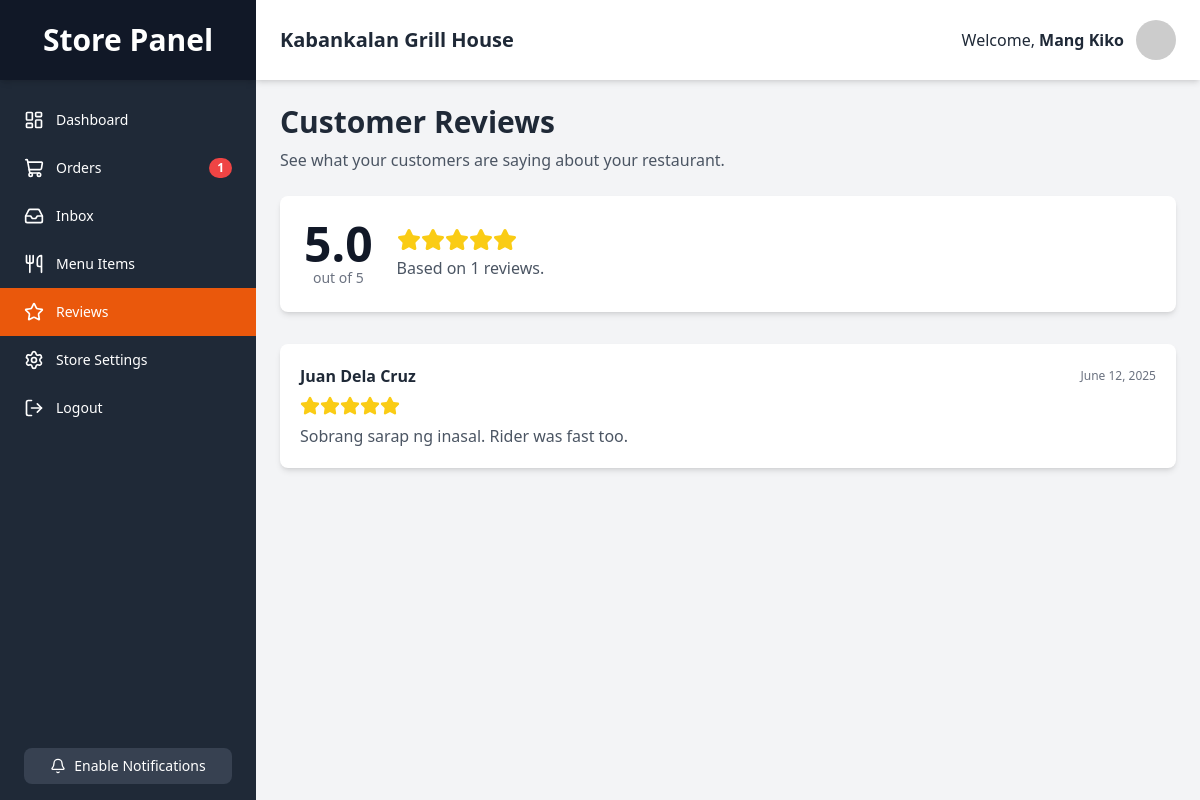
Screenshot of /store/reviews.php (signed in) with the database file from the repository.
### tables this page shows
CREATE TABLE `reviews` (
  `id` INT NOT NULL AUTO_INCREMENT,
  `order_id` INT NOT NULL,
  `customer_id` INT NOT NULL,
  `restaurant_id` INT NOT NULL,
  `rating` TINYINT NOT NULL CHECK (`rating` >= 1 AND `rating` <= 5),  
  `comment` TEXT DEFAULT NULL,
  `review_date` TIMESTAMP NOT NULL DEFAULT CURRENT_TIMESTAMP,
  PRIMARY KEY (`id`),
  UNIQUE KEY `unique_order_review` (`order_id`),  
  FOREIGN KEY (`order_id`) REFERENCES `orders`(`id`) ON DELETE CASCADE,
  FOREIGN KEY (`customer_id`) REFERENCES `users`(`id`) ON DELETE CASCADE,
  FOREIGN KEY (`restaurant_id`) REFERENCES `restaurants`(`id`) ON DELETE CASCADE
);

CREATE TABLE `users` (
  `id` INT NOT NULL AUTO_INCREMENT,
  `full_name` VARCHAR(255) NOT NULL,
  `email` VARCHAR(255) NOT NULL,
  `password` VARCHAR(255) NOT NULL,
  `role` ENUM('customer', 'rider', 'store') NOT NULL,
  `address` VARCHAR(255) DEFAULT NULL,
  `city` VARCHAR(255) DEFAULT NULL,
  `latitude` DECIMAL(10, 8) DEFAULT NULL,
  `longitude` DECIMAL(11, 8) DEFAULT NULL,
  `show_activities` BOOLEAN NOT NULL DEFAULT FALSE,
  `account_type` VARCHAR(50) NOT NULL DEFAULT 'free',
  `created_at` TIMESTAMP NOT NULL DEFAULT CURRENT_TIMESTAMP,
  PRIMARY KEY (`id`),
  UNIQUE INDEX `email_UNIQUE` (`email`)
);

### store/reviews.php (the view, shortened to what this page needs)
<?php
$link = mysqli_connect(DB_HOST, DB_USER, DB_PASS, DB_NAME);
$store_owner_id = $_SESSION['id'];
$restaurant_id = null;
$reviews = [];
$stats = ['avg_rating' => 0, 'review_count' => 0];
$sql_resto_info = "SELECT id, name FROM restaurants WHERE user_id = ? LIMIT 1";
if($stmt_resto = mysqli_prepare($link, $sql_resto_info)){
    mysqli_stmt_bind_param($stmt_resto, "i", $store_owner_id);
    mysqli_stmt_execute($stmt_resto);
    mysqli_stmt_bind_result($stmt_resto, $r_id, $r_name);
    if(mysqli_stmt_fetch($stmt_resto)){
        $restaurant_id = $r_id;
    }
}
if ($restaurant_id) {
    $sql_stats = "SELECT AVG(rating) as avg_rating, COUNT(id) as review_count FROM reviews WHERE restaurant_id = ?";
    if($stmt_stats = mysqli_prepare($link, $sql_stats)){
        mysqli_stmt_bind_param($stmt_stats, "i", $restaurant_id);
        mysqli_stmt_execute($stmt_stats);
        $result = mysqli_stmt_get_result($stmt_stats);
        $fetched_stats = mysqli_fetch_assoc($result);
        if($fetched_stats) {
            $stats = $fetched_stats;
        }
    }
    $sql_reviews = "
        SELECT rev.rating, rev.comment, rev.review_date, u.full_name as customer_name
        FROM reviews rev
        JOIN users u ON rev.customer_id = u.id
        WHERE rev.restaurant_id = ?
        ORDER BY rev.review_date DESC";
    if ($stmt_reviews = mysqli_prepare($link, $sql_reviews)) {
        mysqli_stmt_bind_param($stmt_reviews, "i", $restaurant_id);
        mysqli_stmt_execute($stmt_reviews);
        $result_reviews = mysqli_stmt_get_result($stmt_reviews);
        $reviews = mysqli_fetch_all($result_reviews, MYSQLI_ASSOC);
    }
}
?>
<!DOCTYPE html>
<html lang="en">
<head>
    <script src="https://cdn.tailwindcss.com"></script>
    <link rel="stylesheet" href="../style.css">
</head>
<body class="bg-gray-100 font-sans">
    <div class="flex h-screen bg-gray-100">
        <?php require_once 'partials/sidebar.php'; ?>
        <div class="flex flex-col flex-1 overflow-y-auto">
            <?php require_once 'partials/header.php'; ?>
            <div class="p-4 md:p-6">
                <h1 class="text-3xl font-bold text-gray-800 mb-2">Customer Reviews</h1>
                <p class="text-gray-600 mb-6">See what your customers are saying about your restaurant.</p>
                <div class="bg-white p-6 rounded-lg shadow-md mb-8 flex items-center space-x-6">
                    <div class="flex-shrink-0">
                        <p class="text-5xl font-bold text-gray-900"><?php echo number_format($stats['avg_rating'] ?? 0, 1); ?></p>
                        <p class="text-sm text-gray-500 text-center">out of 5</p>
                    </div>
                    <div>
                         <div class="flex items-center">
                            <?php for($i = 0; $i < 5; $i++): ?>
                                <i data-lucide="star" class="w-6 h-6 <?php echo $i < round($stats['avg_rating'] ?? 0) ? 'text-yellow-400 fill-current' : 'text-gray-300'; ?>"></i>
                            <?php endfor; ?>
                        </div>
                        <p class="mt-1 text-gray-600">Based on <?php echo $stats['review_count'] ?? 0; ?> reviews.</p>
                    </div>
                </div>
                <div class="space-y-6">
                    <?php if (empty($reviews)): ?>
                        <div class="text-center py-16 bg-white rounded-lg shadow-md">
                            <p class="text-gray-500">You have no reviews yet.</p>
                        </div>
                    <?php else: foreach($reviews as $review): ?>
                    <div class="bg-white p-5 rounded-lg shadow-md">
                        <div class="flex items-center justify-between">
                            <p class="font-bold text-gray-800"><?php echo htmlspecialchars($review['customer_name']); ?></p>
                            <span class="text-xs text-gray-500"><?php echo date("F d, Y", strtotime($review['review_date'])); ?></span>
                        </div>
                        <div class="flex items-center my-2">
                            <?php for($i = 0; $i < 5; $i++): ?>
                                <i data-lucide="star" class="w-5 h-5 <?php echo $i < $review['rating'] ? 'text-yellow-400 fill-current' : 'text-gray-300'; ?>"></i>
                            <?php endfor; ?>
                        </div>
                        <p class="text-gray-600"><?php echo htmlspecialchars($review['comment']); ?></p>
                    </div>
                    <?php endforeach; endif; ?>
                </div>
            </div>
        </div>
    </div>
</body>
</html>

### style.css (style rules this page uses)
body { font-family: 'Inter', sans-serif; }

### rows the page displays
reviews: customer.full_name "Juan Dela Cruz", review_date "June 12, 2025", rating 5 (drawn), comment "Sobrang sarap ng inasal. Rider was fast too."

### other values shown
$new_order_count "1"
$store_name "Kabankalan Grill House"
$_SESSION["name"] "Mang Kiko"
$stats['avg_rating'] "5.0"
$stats['review_count'] "1"
